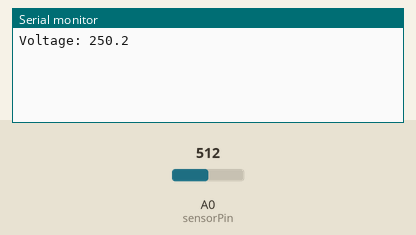
The sketch below on a simulated ESP8266 (NodeMCU). Parts: the last lines printed to the serial monitor. The inputs (shaded band) are chosen by the test bench; at power-on: A0 (sensorPin) = 512.

Above: at 1.2 s.
1.3 s: A0 (sensorPin) set to 716
At 2.3 s:
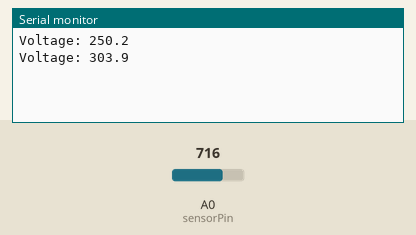
2.8 s: A0 (sensorPin) set to 900
At 3.8 s:
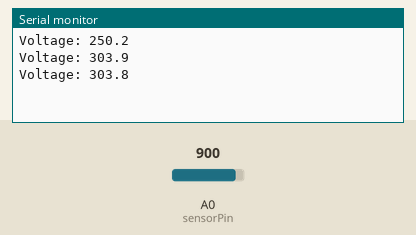
Timing chart, 0 to 5.8 s (numbered marks = the images above; inputs shaded):
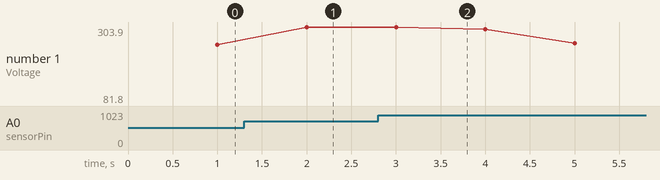

The sketch:

zmpt101b_rms_meter.ino
```cpp
// Samples the ZMPT101B AC sensor on A0, computes true RMS using a running-statistics filter, applies calibration (intercept and slope), and prints the measured voltage to Serial every second.
//
// Full tutorial: https://shillehtek.com/blogs/news/esp8266-zmpt101b-true-rms-voltage-dashboard
// Parts used: https://shillehtek.com/products/ac-voltage-sensor-zmpt101b-arduino-esp32-raspberry-pi
//             https://shillehtek.com/products/esp8266-d1-mini-v3-4mb-dev-board-presoldered
//             https://shillehtek.com/products/shillehtek-universal-power-supply-module
// More examples: https://github.com/shillehbean/shillehtek-examples
//

#include <Filters.h>

float testFrequency = 50;                    // your mains frequency (Hz)
float windowLength = 100.0 / testFrequency;  // sample window; 40/f on 5V Arduinos
int sensorPin = A0;

double intercept = 0;   // set after the zero-volt test
double slope = 1;       // set after the multimeter comparison
double currentVolts;

unsigned long printPeriod = 1000;
unsigned long previousMillis = 0;

RunningStatistics inputStats;

void setup() {
  Serial.begin(115200);
  inputStats.setWindowSecs(windowLength);
}

void loop() {
  inputStats.input(analogRead(sensorPin));   // sample continuously

  if (millis() - previousMillis >= printPeriod) {
    previousMillis = millis();
    currentVolts = intercept + slope * inputStats.sigma();
    Serial.print("Voltage: ");
    Serial.println(currentVolts, 1);
  }
}
```

Measured:
- after the input at 1.3 s, the serial monitor: prints a new line after 0.70 s (image 1)
- after the input at 2.8 s, the serial monitor: prints a new line after 0.20 s (image 2)
- plotted number 1: 250.2 → 303.9 after the input at 1.3 s, 303.9 → 81.8 after the input at 2.8 s
